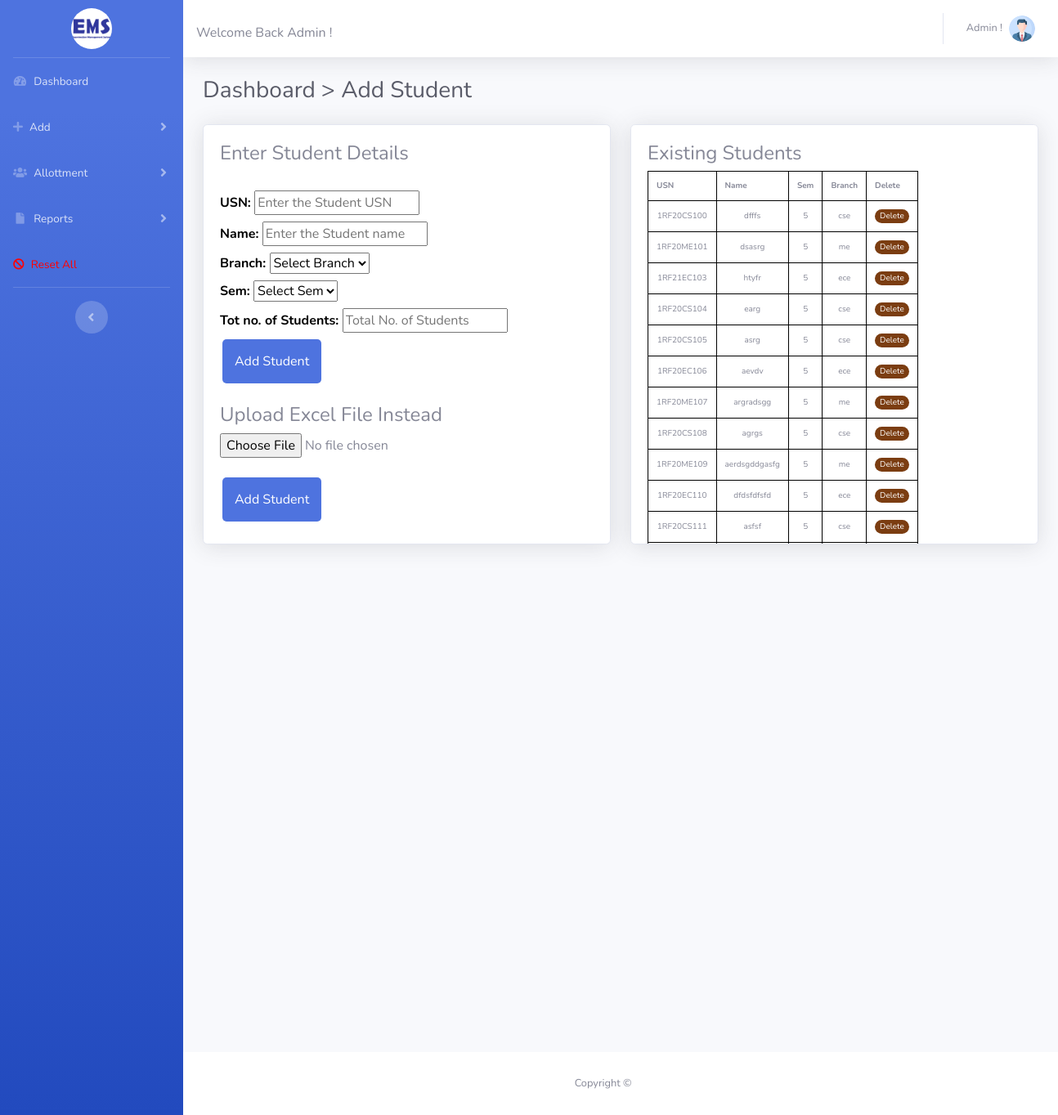
Screenshot of /addstu.php (signed in) with the database file from the repository.
### tables this page shows
CREATE TABLE `students` (
  `id` int(11) NOT NULL,
  `usn` varchar(255) NOT NULL,
  `name` char(255) NOT NULL,
  `room` varchar(255) NOT NULL DEFAULT '0',
  `sem` int(11) NOT NULL,
  `branch` char(255) NOT NULL
);

### addstu.php (the view, shortened to what this page needs)
<?php
    include_once('addstuxl.php');
    if (strlen($_SESSION['userid']==0)) {
    header('location:logout.php');
    }
    else
    {
?>
<!DOCTYPE html>
<html lang="en">
<head>
    <link href="vendor/fontawesome-free/css/all.min.css" rel="stylesheet" type="text/css">
    <link href="css/sb-admin-2.min.css" rel="stylesheet">
</head>
<body id="page-top">
    <div id="wrapper">
    <div id="sb">
    <?php include_once('includes/sidebar.php');?>
    </div>
        <div id="content-wrapper" class="d-flex flex-column">
            <div id="content">
                <?php include_once('includes/topbar.php');?>
                <div class="container-fluid" id="myModal">
                    <h1 class="h3 mb-4 text-gray-800">Dashboard > Add Student</h1>
                    <div class="row">
                        <div class="col-lg-6">
                            <div class="card shadow mb-4">
                                <div class="card-body sc">
                                    <div class="form-group">
                                        <form method="post">
                                            <h4>Enter Student Details</h4><br>
                                            <label>USN: <input name="usn" type="text" placeholder="Enter the Student USN" /></label><br>
                                            <label>Name: <input name="name" type="text" placeholder="Enter the Student name" /></label><br>
                                            <label>Branch:
                                                <select name="branch">
                                                    <option value="NULL" selected disabled>Select Branch</option>
                                                </select>
                                            </label><br>
                                            <label>Sem:
                                                <select name="sem">
                                                    <option value="NULL" selected disabled>Select Sem</option>
                                                </select>
                                            </label><br>
                                            <label>Tot no. of Students: <input name="totstu" type="text" placeholder="Total No. of Students" /></label><br>
                                            <input type="submit" name="add" value="Add Student" id="add" class="mybtn"/><br>
                                        </form>
                                        <br>
                                        <h4>Upload Excel File Instead</h4>
                                        <form method="POST" enctype="multipart/form-data">
                                            <input type="file" name="file">
                                            <br><br>
                                            <input type="submit" name="addstudent" value="Add Student" class="mybtn"/>
                                        </form>
                                    </div>
                                </div>
                            </div>
                        </div>
                        <div class="col-lg-6">
                            <div class="card shadow mb-4">
                                <div class="card-body sc">
                                    <div class="form-group">
                                        <form method="post">
                                            <h4>Existing Students</h4>
                                            <table style="border-collapse: collapse; font-size:x-small;">
                                                <tr><th style="border:1px solid black; padding:10px;">USN</th>
                                                <th style="border:1px solid black; padding:10px;">Name</th>
                                                <th style="border:1px solid black; padding:10px;">Sem</th>
                                                <th style="border:1px solid black; padding:10px;">Branch</th>
                                                <th style="border:1px solid black; padding:10px;">Delete</th></tr>
                                                <?php
                                                    $stu=mysqli_query($con,"SELECT * FROM students");
                                                    while($estu = mysqli_fetch_assoc($stu))
                                                    {
                                                        echo'<tr> <td style="border:1px solid black; padding:10px;">'.$estu['usn'].'</td>';
                                                        echo'<td style="border:1px solid black; padding:10px;">'.$estu['name'].'</td>';
                                                        echo'<td style="border:1px solid black; padding:10px;">'.$estu['sem'].'</td>';
                                                        echo'<td style="border:1px solid black; padding:10px;">'.$estu['branch'].'</td>';
                                                        echo '<td style="border:1px solid black; padding:10px;"><button name="delete" id="delete" class="del" value="'.$estu['id'].'">Delete</button></td></tr>';
                                                    }
                                                ?>
                                            </table>
                                        </form>
                                    </div>
                                </div>
                            </div>
                        </div>
            </div>
            <div style="  position: absolute; left:7%; bottom:0; z-index:0; width:100%;">
                <?php include_once('includes/footer.php');?>
            </div>
        </div>
    </div>
</body>
</html>
<?php } ?>

### addstu.php (style rules this page uses)
label { font-size:16px;font-weight:bold;color:#000; }
#sb { z-index:1; }
.mybtn { width:auto;padding:15px; border-radius:5px; margin-left:3px; }
td { text-align:center; }
.sc { height:32em; overflow-y: scroll; }
.del { background:#7b3d11; color:white;border:none;border-radius:15px; width:100%;height:150%; }

### includes/sidebar.php (style rules this page uses)
body { overflow-x:hidden; }
label { font-size:16px; font-weight:bold; color:#000; }
.mybtn { width:auto;padding:15px; border-radius:5px; margin-left:3px;color:#fff; background-color:#4e73df;border:none; }
td { text-align:center; }

### rows the page displays
students: usn "1RF20CS100", name "dfffs", sem "5", branch "cse", $estu['id'] 1 (drawn)
students: usn "1RF20ME101", name "dsasrg", sem "5", branch "me", $estu['id'] 2 (drawn)
students: usn "1RF21EC103", name "htyfr", sem "5", branch "ece", $estu['id'] 3 (drawn)
students: usn "1RF20CS104", name "earg", sem "5", branch "cse", $estu['id'] 4 (drawn)
students: usn "1RF20CS105", name "asrg", sem "5", branch "cse"
students: usn "1RF20EC106", name "aevdv", sem "5", branch "ece", $estu['id'] 6 (drawn)
students: usn "1RF20ME107", name "argradsgg", sem "5", branch "me", $estu['id'] 7 (drawn)
students: usn "1RF20CS108", name "agrgs", sem "5", branch "cse", $estu['id'] 8 (drawn)
students: usn "1RF20ME109", name "aerdsgddgasfg", sem "5", branch "me", $estu['id'] 9 (drawn)
students: usn "1RF20EC110", name "dfdsfdfsfd", sem "5", branch "ece", $estu['id'] 10 (drawn)
students: usn "1RF20CS111", name "asfsf", sem "5", branch "cse", $estu['id'] 11 (drawn)
